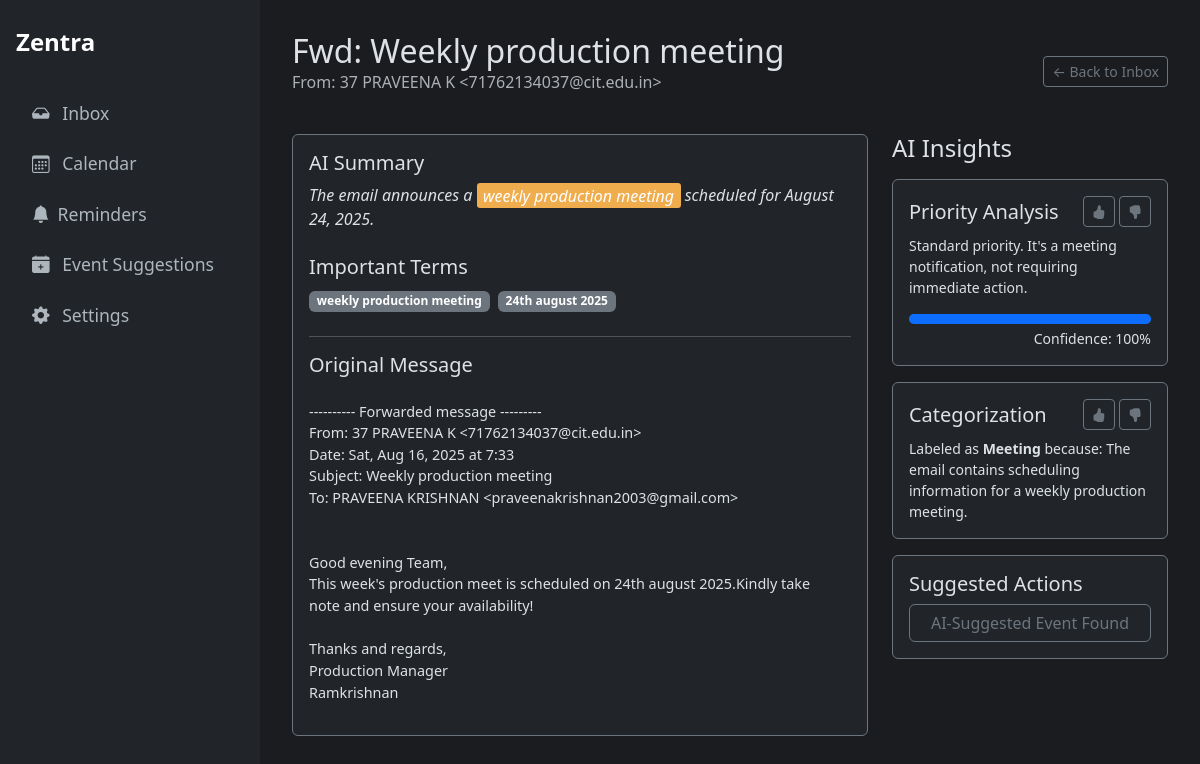
Before: /classification/1 with the older database file.
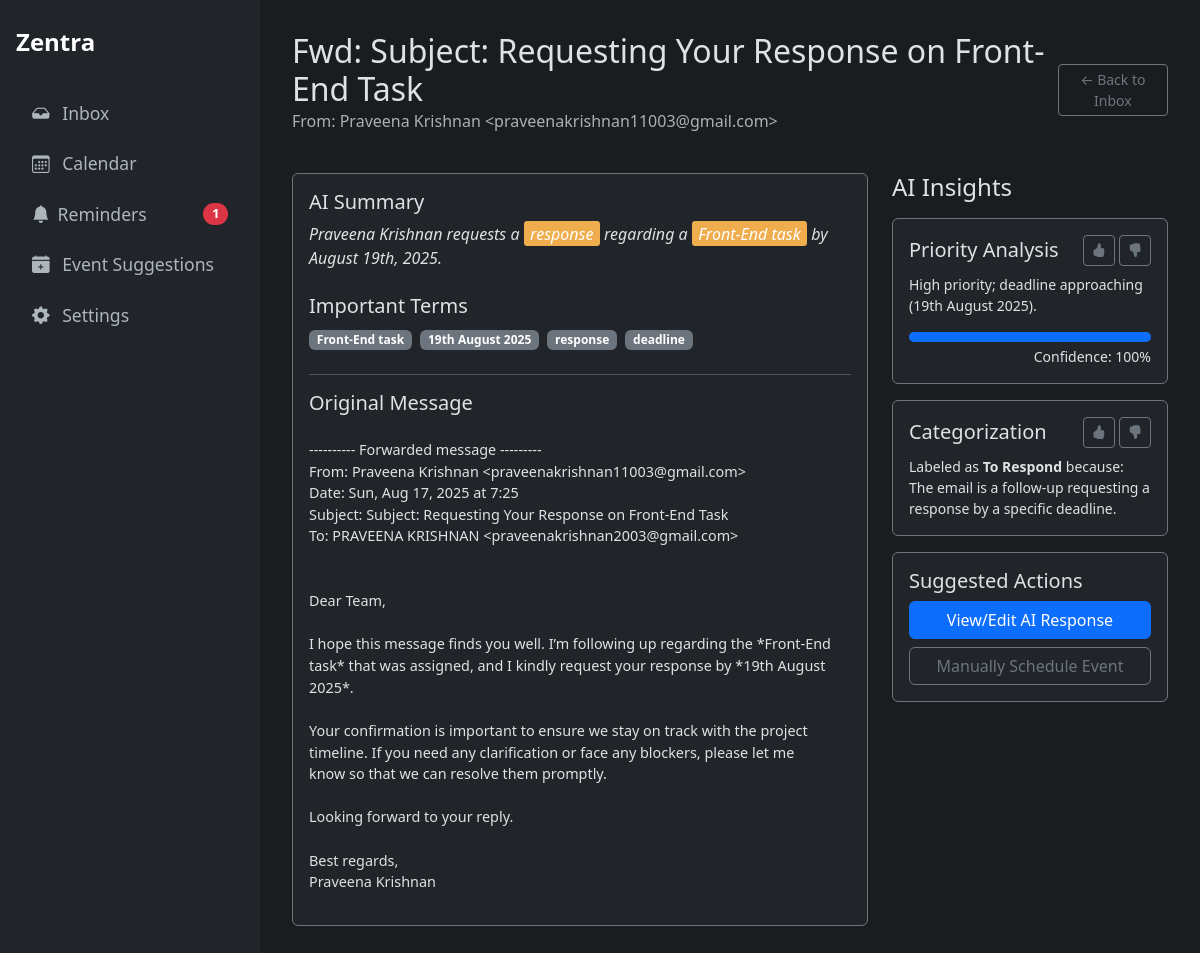
After: the same page with the newer database file.
### tables this page shows
CREATE TABLE classifications (
    id INTEGER PRIMARY KEY AUTOINCREMENT,
    gmail_message_id TEXT UNIQUE NOT NULL, -- NEW: Added unique message ID
    created_at TIMESTAMP NOT NULL DEFAULT CURRENT_TIMESTAMP,
    subject TEXT NOT NULL,
    sender TEXT NOT NULL,
    body TEXT,
    category TEXT,
    confidence REAL,
    priority_analysis TEXT,
    category_reason TEXT,
    summary TEXT,
    important_terms TEXT,
    response_draft TEXT
);

### Oauth.py (the view)
@app.route("/classification/<int:classification_id>")
def classification_detail_view(classification_id):
    classification = database.get_classification_by_id(classification_id)
    if not classification: return "Classification not found", 404
    suggestion = database.get_suggestion_by_classification_id(classification_id)
    summary = classification['summary']
    if classification['important_terms']:
        terms = [term.strip() for term in classification['important_terms'].split(',')]
        for term in terms:
            if term:
                summary = re.sub(f'({re.escape(term)})', r'<span class="highlight">\1</span>', summary, flags=re.IGNORECASE)
    return render_template("detail.html", classification=classification, highlighted_summary=summary, suggestion=suggestion)

### Oauth.py (called while the page is built)
@app.context_processor
def inject_counts():
    pending_reminders_count = database.get_pending_reminders_count()
    return dict(pending_reminders_count=pending_reminders_count)

### database.py (called while the page is built)
def get_db_connection():
    conn = sqlite3.connect(DATABASE_FILE, timeout=10)
    conn.row_factory = sqlite3.Row
    return conn

def get_classification_by_id(classification_id):
    conn = get_db_connection()
    classification = conn.execute(
        'SELECT * FROM classifications WHERE id = ?', (classification_id,)
    ).fetchone()
    conn.close()
    return classification

def get_suggestion_by_classification_id(classification_id):
    conn = get_db_connection()
    suggestion = conn.execute(
        "SELECT * FROM suggested_events WHERE source_email_id = ? AND status = 'pending'",
        (classification_id,)
    ).fetchone()
    conn.close()
    return suggestion

def get_pending_reminders_count():
    conn = get_db_connection()
    count = conn.execute(
        "SELECT COUNT(id) FROM reminders WHERE status = 'active'"
    ).fetchone()[0]
    conn.close()
    return count

### templates/detail.html (shortened to what this page needs)
{% extends "layout.html" %}
{% block content %}
<div class="mb-4 d-flex justify-content-between align-items-center">
  <div>
    <h1 class="h2 mb-0">{{ classification.subject }}</h1>
    <p class="text-muted">From: {{ classification.sender }}</p>
  </div>
  <a href="/recent_classified" class="btn btn-sm btn-outline-secondary">&larr; Back to Inbox</a>
</div>
<div class="row g-4">
  <div class="col-md-8">
    <div class="card bg-dark border-secondary h-100">
      <div class="card-body">
        <h5 class="card-title">AI Summary</h5>
        <p class="card-text fst-italic">
          {{ highlighted_summary | safe }}
        </p>
        {% if classification.important_terms %}
        <h5 class="card-title mt-4">Important Terms</h5>
        <div class="mb-4">
            {% for term in classification.important_terms.split(',') %}
                {% if term.strip() %}
                    <span class="badge bg-secondary me-1">{{ term.strip() }}</span>
                {% endif %}
            {% endfor %}
        </div>
        {% endif %}
        <hr>
        <h5 class="card-title mb-4">Original Message</h5>
        <pre style="white-space: pre-wrap; font-family: inherit; font-size: 0.9rem;">{{ classification.body }}</pre>
      </div>
    </div>
  </div>
  <div class="col-md-4">
    <h4 class="mb-3">AI Insights</h4>
    <div class="card bg-dark border-secondary mb-3">
      <div class="card-body">
        <div class="d-flex justify-content-between align-items-center mb-2">
          <h5 class="card-title mb-0">Priority Analysis</h5>
          <div>
            <a href="#" class="btn btn-sm btn-outline-secondary"><i class="bi bi-hand-thumbs-up-fill"></i></a>
            <a href="#" class="btn btn-sm btn-outline-secondary"><i class="bi bi-hand-thumbs-down-fill"></i></a>
          </div>
        </div>
        <p class="card-text small">{{ classification.priority_analysis }}</p>
        <div class="progress" role="progressbar" style="height: 10px;">
          <div class="progress-bar" style="width: {{ (classification.confidence|float) * 100 }}%"></div>
        </div>
        <div class="text-end small mt-1">Confidence: {{ "%.0f"|format((classification.confidence|float) * 100) }}%</div>
      </div>
    </div>
    <div class="card bg-dark border-secondary mb-3">
      <div class="card-body">
        <div class="d-flex justify-content-between align-items-center mb-2">
          <h5 class="card-title mb-0">Categorization</h5>
          <div>
            <a href="#" class="btn btn-sm btn-outline-secondary"><i class="bi bi-hand-thumbs-up-fill"></i></a>
            <a href="#" class="btn btn-sm btn-outline-secondary"><i class="bi bi-hand-thumbs-down-fill"></i></a>
          </div>
        </div>
        <p class="card-text small">Labeled as <strong>{{ classification.category }}</strong> because: {{ classification.category_reason }}</p>
      </div>
    </div>
    <div class="card bg-dark border-secondary">
      <div class="card-body">
        <h5 class="card-title">Suggested Actions</h5>
        <div class="d-grid gap-2">
          {% if classification.category == 'To Respond' %}
          <button class="btn btn-primary" type="button" data-bs-toggle="collapse" data-bs-target="#collapseDraft" aria-expanded="false">
            View/Edit AI Response
          </button>
          {% endif %}
          {% if suggestion %}
            <button id="scheduleBtn" class="btn btn-outline-secondary" type="button"
                    data-suggestion-id="{{ suggestion.id }}"
                    data-bs-toggle="modal" data-bs-target="#scheduleModal">
              AI-Suggested Event Found
            </button>
          {% else %}
            <button class="btn btn-outline-secondary" type="button" data-bs-toggle="modal" data-bs-target="#manualScheduleModal">
              Manually Schedule Event
            </button>
          {% endif %}
        </div>
      </div>
    </div>
  </div>
</div>
{% endblock %}

Changed rows visible on the page:
changed classifications: subject "Fwd: Weekly production meeting" → "Fwd: Subject: Requesting Your Response on Front-End Task"; sender "37 PRAVEENA K <71762134037@cit.edu.in>" → "Praveena Krishnan <praveenakrishnan11003@gmail.com>"; body "…Forwarded message --------- From: 37 PRAVEENA K <71762134037@cit.edu.in> Date: Sat, Aug 16, 2025 at 7:33 Subject: Weekly production meeting To: PRAVEENA KRISHNAN <praveenakrishnan2003@gmail.com> Good evening Team, This week's production meet is scheduled on 24th august 2025.Kindly take note and ensure your availability! Thanks and regards, Production Manager Ramkrishnan" → "…Forwarded message --------- From: Praveena Krishnan <praveenakrishnan11003@gmail.com> Date: Sun, Aug 17, 2025 at 7:25 Subject: Subject: Requesting Your Response on Front-End Task To: PRAVEENA KRISHNAN <praveenakrishnan2003@gmail.com> Dear Team, I hope this message finds you well. I’m following up regarding the *Front-End task* that was assigned, and I kindly request your response by *19th August 2025*. Your confirmation is important to ensure we stay on track with the project timeline. If you need any clarification or face any blockers, please let me know so that we can resolve them promptly. Looking forward to your reply. Best regards, Praveena Krishnan"; priority_analysis "Standard priority. It's a meeting notification, not requiring immediate action." → "High priority; deadline approaching (19th August 2025)."; category "Meeting" → "To Respond"; category_reason "The email contains scheduling information for a weekly production meeting." → "The email is a follow-up requesting a response by a specific deadline."
Other visible differences:
{{ pending_reminders_count }}: (not shown) → "1"
{{ highlighted_summary | safe }}: "The email announces a weekly production meeting scheduled for August 24, 2025." → "Praveena Krishnan requests a response regarding a Front-End task by August 19th, 2025."
new list line: "Front-End task"
new list line: "19th August 2025"
new list line: "response"
new list line: "deadline"
text no longer shown: "AI-Suggested Event Found"
text now shown: "View/Edit AI Response Manually Schedule Event"
list line gone: "weekly production meeting"
list line gone: "24th august 2025"
